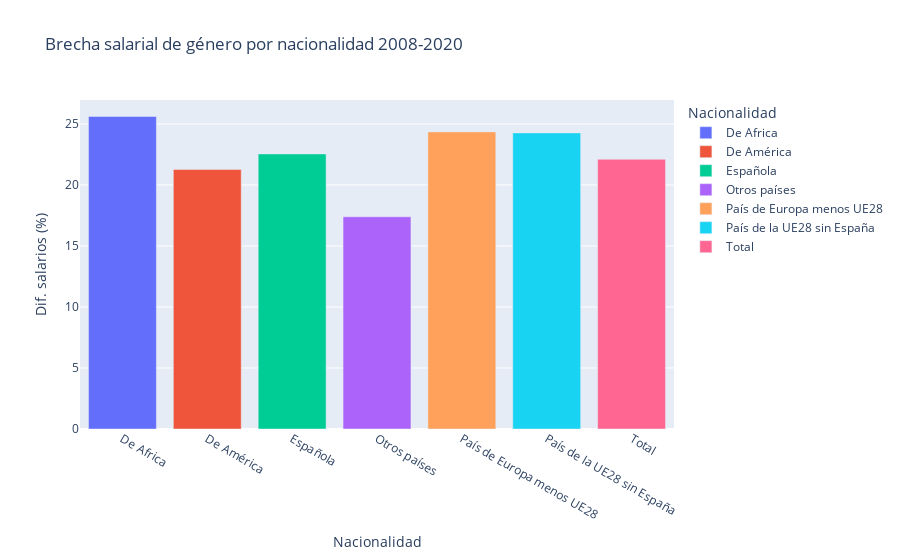

Here is the notebook cell this chart was saved with:
### Code cell
fig = px.bar(df_dif_sexos.groupby('Nacionalidad', as_index=False).mean(), x = 'Nacionalidad', y='Dif. salarios (%)', color="Nacionalidad", title='Brecha salarial de género por nacionalidad 2008-2020')
fig.show()

### Figure 1 — Plotly figure (JSON) as saved in the notebook; plotly's stock layout.template omitted (floating-point values rounded to 4 significant figures)
{"data": [{"alignmentgroup": "True", "hovertemplate": "Nacionalidad=%{x}<br>Dif. salarios (%)=%{y}<extra></extra>", "legendgroup": "De Africa", "marker": {"color": "#636efa", "pattern": {"shape": ""}}, "name": "De Africa", "offsetgroup": "De Africa", "orientation": "v", "showlegend": true, "textposition": "auto", "type": "bar", "x": ["De Africa"], "xaxis": "x", "y": [25.61], "yaxis": "y"}, {"alignmentgroup": "True", "hovertemplate": "Nacionalidad=%{x}<br>Dif. salarios (%)=%{y}<extra></extra>", "legendgroup": "De América", "marker": {"color": "#EF553B", "pattern": {"shape": ""}}, "name": "De América", "offsetgroup": "De América", "orientation": "v", "showlegend": true, "textposition": "auto", "type": "bar", "x": ["De América"], "xaxis": "x", "y": [21.27], "yaxis": "y"}, {"alignmentgroup": "True", "hovertemplate": "Nacionalidad=%{x}<br>Dif. salarios (%)=%{y}<extra></extra>", "legendgroup": "Española", "marker": {"color": "#00cc96", "pattern": {"shape": ""}}, "name": "Española", "offsetgroup": "Española", "orientation": "v", "showlegend": true, "textposition": "auto", "type": "bar", "x": ["Española"], "xaxis": "x", "y": [22.54], "yaxis": "y"}, {"alignmentgroup": "True", "hovertemplate": "Nacionalidad=%{x}<br>Dif. salarios (%)=%{y}<extra></extra>", "legendgroup": "Otros países", "marker": {"color": "#ab63fa", "pattern": {"shape": ""}}, "name": "Otros países", "offsetgroup": "Otros países", "orientation": "v", "showlegend": true, "textposition": "auto", "type": "bar", "x": ["Otros países"], "xaxis": "x", "y": [17.39], "yaxis": "y"}, {"alignmentgroup": "True", "hovertemplate": "Nacionalidad=%{x}<br>Dif. salarios (%)=%{y}<extra></extra>", "legendgroup": "País de Europa menos UE28", "marker": {"color": "#FFA15A", "pattern": {"shape": ""}}, "name": "País de Europa menos UE28", "offsetgroup": "País de Europa menos UE28", "orientation": "v", "showlegend": true, "textposition": "auto", "type": "bar", "x": ["País de Europa menos UE28"], "xaxis": "x", "y": [24.35], "yaxis": "y"}, {"alignmentgroup": "True", "hovertemplate": "Nacionalidad=%{x}<br>Dif. salarios (%)=%{y}<extra></extra>", "legendgroup": "País de la UE28 sin España", "marker": {"color": "#19d3f3", "pattern": {"shape": ""}}, "name": "País de la UE28 sin España", "offsetgroup": "País de la UE28 sin España", "orientation": "v", "showlegend": true, "textposition": "auto", "type": "bar", "x": ["País de la UE28 sin España"], "xaxis": "x", "y": [24.27], "yaxis": "y"}, {"alignmentgroup": "True", "hovertemplate": "Nacionalidad=%{x}<br>Dif. salarios (%)=%{y}<extra></extra>", "legendgroup": "Total", "marker": {"color": "#FF6692", "pattern": {"shape": ""}}, "name": "Total", "offsetgroup": "Total", "orientation": "v", "showlegend": true, "textposition": "auto", "type": "bar", "x": ["Total"], "xaxis": "x", "y": [22.1], "yaxis": "y"}], "layout": {"barmode": "relative", "legend": {"title": {"text": "Nacionalidad"}, "tracegroupgap": 0}, "title": {"text": "Brecha salarial de género por nacionalidad 2008-2020"}, "xaxis": {"anchor": "y", "categoryarray": ["De Africa", "De América", "Española", "Otros países", "País de Europa menos UE28", "País de la UE28 sin España", "Total"], "categoryorder": "array", "domain": [0, 1], "title": {"text": "Nacionalidad"}}, "yaxis": {"anchor": "x", "domain": [0, 1], "title": {"text": "Dif. salarios (%)"}}}}
